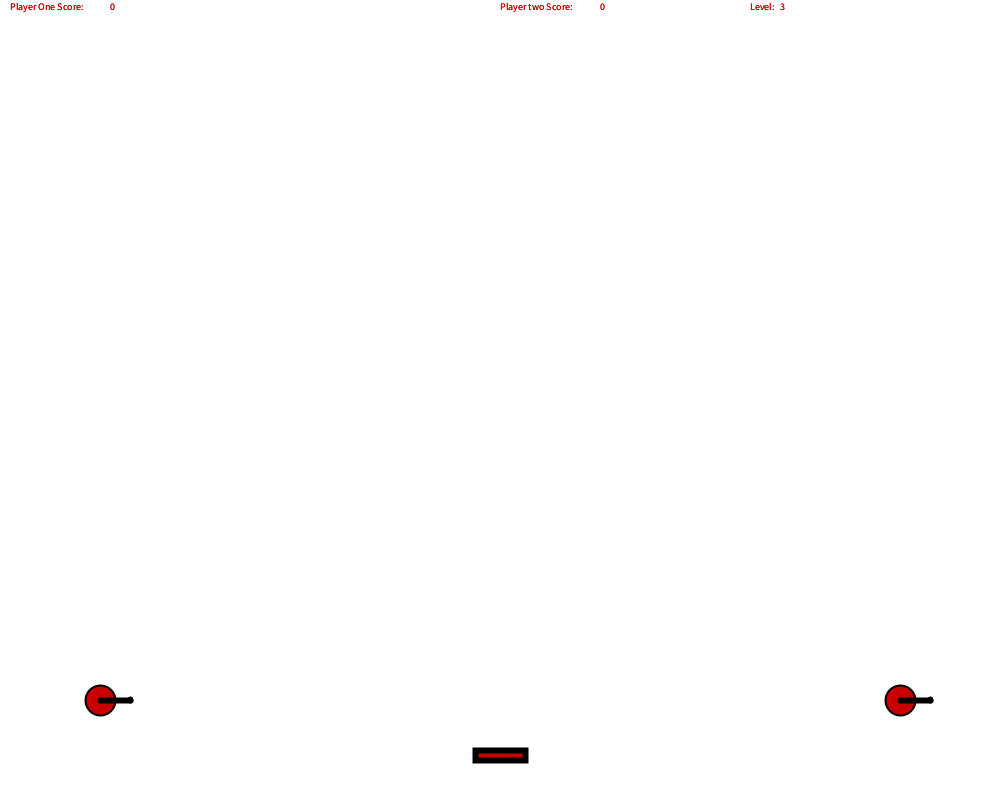
Frame 1 (no input)
Frame 60 (the mouse pressed at the canvas centre just before this capture): identical to frame 1, image omitted
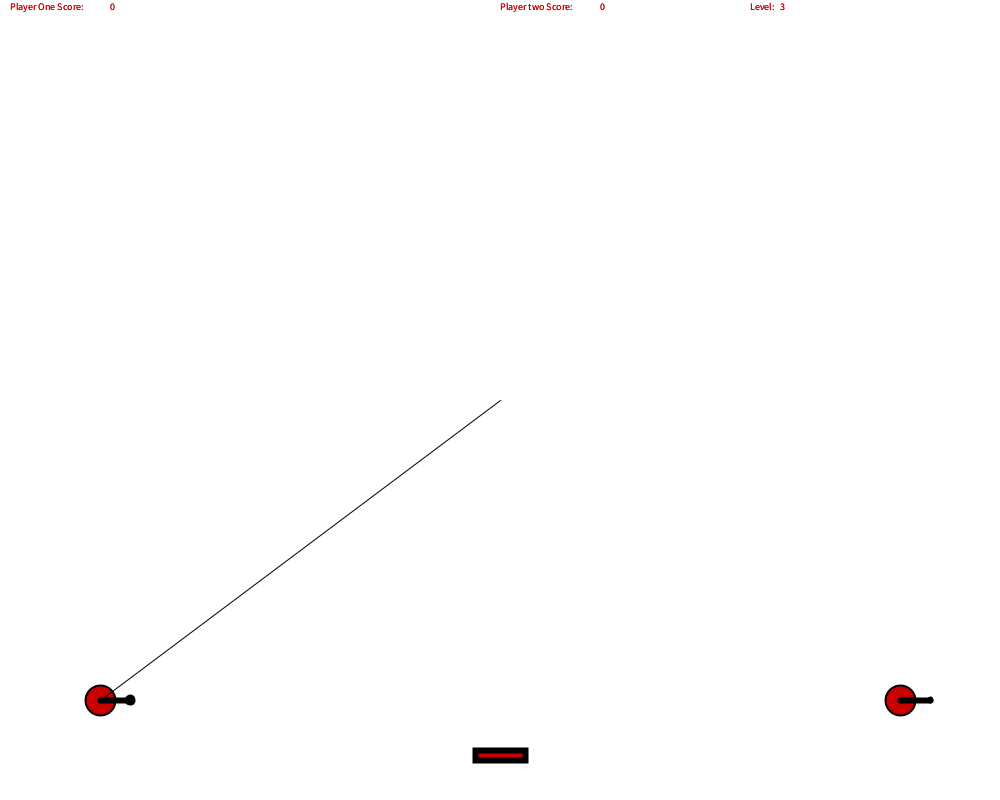
Frame 120 (the mouse held since frame 60 and released just before this capture)

The Processing sketch that drew these frames (run headless with seeded random() and noise(); from frame 60 on, the mouse is pressed at the canvas centre):

// Processing sketch: SuperTanksV4
// ── SuperTanksV4.pde
Tank PlayerOne;
Tank PlayerTwo;
BouncePad BouncePadOne; 

float PowerMax = 30;
boolean fire = false;
int level = 3;
boolean PlayerOneTurn = true;
float distance = 0;
float hitCheck = 0;
float hitCheckTwo = 0;
PVector mouse;

float wallXpos=0;
float wallYpos=0;
float wallWidth=0;
float wallHieght=0;


float acc=0;
float dx=0;
float massspeed=0;
float masspos=0;


void setup() {
  size(1000, 800); 

  mouse = new PVector(0, 0);


  PlayerOne = new Tank(100, 700, 0, 0, 0, 0, 0, 0, 0,0, false);
  PlayerTwo = new Tank(900, 700, 0, 0, 0, 0, 0, 0, 0,0, false);

  PlayerOne.TankSetup();
  PlayerTwo.TankSetup();
}//close set up


void draw() {
  background(255);


if (PlayerOne.hit==false){
  PlayerOne.display();

}

if (PlayerTwo.hit==false){
  PlayerTwo.display();

}


if((PlayerOne.hit==true)||(PlayerTwo.hit==true)){
  

PlayerOne.hit=false;
PlayerTwo.hit=false;

}

//////////////////Level 1 setup
if (level == 1){
 PowerMax = 50;
wallXpos=475;
wallYpos=400;
 wallWidth=50;
wallHieght=400;
  strokeWeight(2); 
  rect(wallXpos, wallYpos, wallWidth, wallHieght);

if (PlayerOneTurn == true) {
 PlayerOne.wallhit();
}
if (PlayerOneTurn == false) {
 PlayerTwo.wallhit();
}
}

/////////////////////level 2 setup
if (level == 2){
 PowerMax = 50;
wallXpos=475;
wallYpos=550-(masspos);
 wallWidth=50;
wallHieght=1000;
  

  
   dx = masspos-300;
   acc= (-1)*(dx)*(0.009);
   massspeed = massspeed + acc;
   masspos += massspeed;
  

  
  strokeWeight(2); 
  rect(wallXpos, wallYpos, wallWidth, wallHieght);

if (PlayerOneTurn == true) {
 PlayerOne.wallhit();
}
if (PlayerOneTurn == false) {
 PlayerTwo.wallhit();
}

}

//////////////////level 3 setup
if (level == 3){
  BouncePadOne = new BouncePad(475, 750, 50, 10, 1);
 PowerMax = 15;
BouncePadOne.display();
BouncePadOne.bounce();
}


 mouse.x= mouseX;
  mouse.y= mouseY;
PlayerOne.hitSelf();
PlayerTwo.hitSelf();
PlayerOne.hitOpponent();
PlayerTwo.hitOpponent();


  if (mousePressed == true) {

    if (PlayerOneTurn == true) {

      PlayerOne.FirePrep();
    }

    if (PlayerOneTurn == false) {

      PlayerTwo.FirePrep();
    }
  }



  if (fire == true) {

    if (PlayerOneTurn == true) {

      PlayerOne.Fire();
    }

    if (PlayerOneTurn == false) {

      PlayerTwo.Fire();
    }
  }


  if (PlayerOneTurn == true) {

    PlayerOne.miss();
  }

  if (PlayerOneTurn == false) {

    PlayerTwo.miss();
  }
}//close draw

void keyPressed() {

  if (fire == false) {

    if (PlayerOneTurn == true) {

      PlayerOne.aim();
    }

    if (PlayerOneTurn == false) {

      PlayerTwo.aim();
    }
  }
} //close void KeyPressed

void mouseReleased() {

 if (fire == false) {
  if (PlayerOneTurn == true) {
    PlayerOne.trigger();
  }


  if (PlayerOneTurn == false) {
    PlayerTwo.trigger();
  }


 }
} // close void mouseReleased


class BouncePad{
  
  float xpos;
  float ypos;
  float padWidth;
  float padHeight;
  float springiness;

BouncePad(float xpos_, float ypos_, float padWidth_, float padHeight_,  float springiness_){
  
    xpos = xpos_;
    ypos = ypos_;
    padWidth = padWidth_;
    padHeight = padHeight_;
    springiness = springiness_;

}

void display() {
 rect(xpos,ypos,padWidth,padHeight); 
}


void bounce(){
  
   if (PlayerOneTurn == true) {

    if((PlayerOne.bulletXpos > xpos) && (PlayerOne.bulletXpos < xpos + padWidth) && (PlayerOne.bulletYpos > ypos) && (PlayerOne.bulletYpos < ypos + padHeight)) {  
     PlayerOne.bulletYspeed = (PlayerOne.bulletYspeed* -1);
    }
   
  }

  if (PlayerOneTurn == false) {
    if((PlayerTwo.bulletXpos > xpos) && (PlayerTwo.bulletXpos < xpos + padWidth) && (PlayerTwo.bulletYpos > ypos) && (PlayerTwo.bulletYpos < ypos + padHeight)) {  
    PlayerTwo.bulletYspeed  =   (PlayerTwo.bulletYspeed*-1);
    }
  }
  
}


} //close Bounce Pad class 



class Tank {

  float distance;

  float xpos;
  float ypos;
  float xbarrel;
  float ybarrel;
  float theta; 
  float bulletXpos;
  float bulletYpos;
  float bulletXspeed;
  float bulletYspeed;
  int score;
  boolean hit;


  Tank(float xpos_, float ypos_, float xbarrel_, float ybarrel_, float theta_, float bulletXpos_, float bulletYpos_, float bulletXspeed_, float bulletYspeed_, int score_ ,boolean hit_) {
    xpos = xpos_;
    ypos = ypos_;
    xbarrel = xbarrel_;
    ybarrel = ybarrel_;
    theta = theta_;
    bulletXpos = bulletXpos_;
    bulletYpos = bulletYpos_;
    bulletXspeed = bulletXspeed_;
    bulletYspeed = bulletYspeed_;
    score = score_;
    hit = hit_;
  } //close tank constructer 

  void TankSetup() {

    xbarrel = xpos + 30;
    ybarrel = ypos;
    bulletXpos = xbarrel;
    bulletYpos = ybarrel;
  } //close void Tanksetup

  void aim() {

    if (key == CODED) {
      if (keyCode == UP) {
        theta=theta+0.1;
      }
      else if (keyCode == DOWN) {
        theta=theta-0.1;
      } 

      xbarrel=cos(theta)*30 + xpos;
      ybarrel=sin(theta)*30 + ypos;
      bulletXpos=cos(theta)*30 + xpos;
      bulletYpos=sin(theta)*30 + ypos;
    }
  } //close void aim


  void trigger() {
    fire = true; 
    bulletXspeed = (((xbarrel - xpos)/(30))* (distance));
    bulletYspeed = (((ybarrel - ypos)/(30))* (distance));
  
} //viod close viod trigger 

  void FirePrep() { 

    ellipse(xbarrel, ybarrel, 5, 5);
    strokeWeight(1); 
    line(xpos, ypos, mouse.x, mouse.y);


    distance = sqrt(sq(mouse.x - xpos)+sq(mouse.y - ypos));
    distance = map(distance, 0, 1000, 1, PowerMax); 

   
  } //close firePrep



  void Fire() {


    bulletYspeed += 0.82;
    // bulletXspeed = bulletXspeed * 9.8;

    bulletXpos = bulletXpos + bulletXspeed ;
    bulletYpos = bulletYpos + bulletYspeed ;
  }// close void fire


  void display() {


    fill(200, 0, 0);
    strokeWeight(2); 
    ellipse(xpos, ypos, 30, 30);
    ellipse(bulletXpos, bulletYpos, 5, 5);
    strokeWeight(6); 
    line(xpos, ypos, xbarrel, ybarrel);
  
textSize(10);
text("Player One Score:", 10, 10);
text("Player two Score:", 500, 10);
text("Level:", 750, 10);

text(PlayerOne.score, 110, 10);
text(PlayerTwo.score, 600, 10);
text(level, 780, 10);


} //close void display


  void miss() {

    if ((bulletXpos > width) || (bulletXpos < 0) || (bulletYpos > height) || (bulletYpos < 0)) {

      PlayerOneTurn = !PlayerOneTurn;

      fire = false;


bulletXspeed=0;
bulletYspeed=0;
bulletXpos = xbarrel;
bulletYpos = ybarrel;
   
  }
  

} //close void miss



  void hitSelf() {

  hitCheck = sqrt(sq(xpos-bulletXpos)+sq(ypos-bulletYpos));

if (hitCheck < 15) {
 hit = true; 
score --;
 level++;
 bulletXpos = xbarrel;
 bulletYpos = ybarrel;
 bulletXspeed=0;
 bulletYspeed=0;
fire =false;
PlayerOneTurn = !PlayerOneTurn;


}



} //close void hitSelf

void hitOpponent(){
 

     hitCheck = sqrt(sq(PlayerTwo.xpos-PlayerOne.bulletXpos)+sq(PlayerTwo.ypos-PlayerOne.bulletYpos));
    
     hitCheckTwo = sqrt(sq(PlayerOne.xpos-PlayerTwo.bulletXpos)+sq(PlayerOne.ypos-PlayerTwo.bulletYpos));

  if (hitCheck < 15){
    PlayerTwo.hit=true;
    PlayerOne.score++;
  PlayerOneTurn = !PlayerOneTurn;
 level++;
 PlayerOne.bulletXpos = PlayerOne.xbarrel;
 PlayerOne.bulletYpos = PlayerOne.ybarrel;
fire =false;
 



}
  
   if (hitCheckTwo < 15){
    PlayerOne.hit=true;
    PlayerTwo.score++;
   PlayerOneTurn = !PlayerOneTurn;
   level++;
 PlayerTwo.bulletXpos = PlayerTwo.xbarrel;
 PlayerTwo.bulletYpos = PlayerTwo.ybarrel;
fire =false;





} 

}

void wallhit(){                          
 
  
  if((bulletXpos > wallXpos) && (bulletXpos < wallXpos + wallWidth) && (bulletYpos > wallYpos) && (bulletYpos < wallYpos + wallHieght)) {
 
   bulletXpos = xbarrel;
   bulletYpos = ybarrel;
   bulletXspeed=0;
   bulletYspeed=0;
   fire =false;
 
 PlayerOneTurn = !PlayerOneTurn;   
  }
  
  
}

} //close tank class
